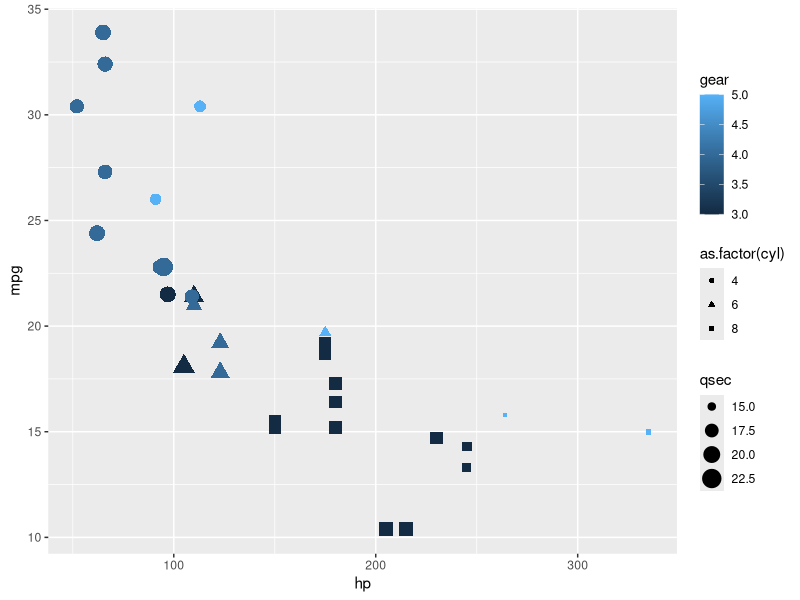

Write R code to recreate this figure.
## ---- chunk 1
knitr::opts_chunk$set(echo = TRUE, comment = "#>", collapse = TRUE)
## ---- chunk 2
library(ggplot2)

ggplot(data = mtcars, 
       mapping = aes(x = hp, 
                     y = mpg, 
                     colour = gear,
                     size = qsec)) +
  geom_point(mapping = aes(shape = as.factor(cyl)))
